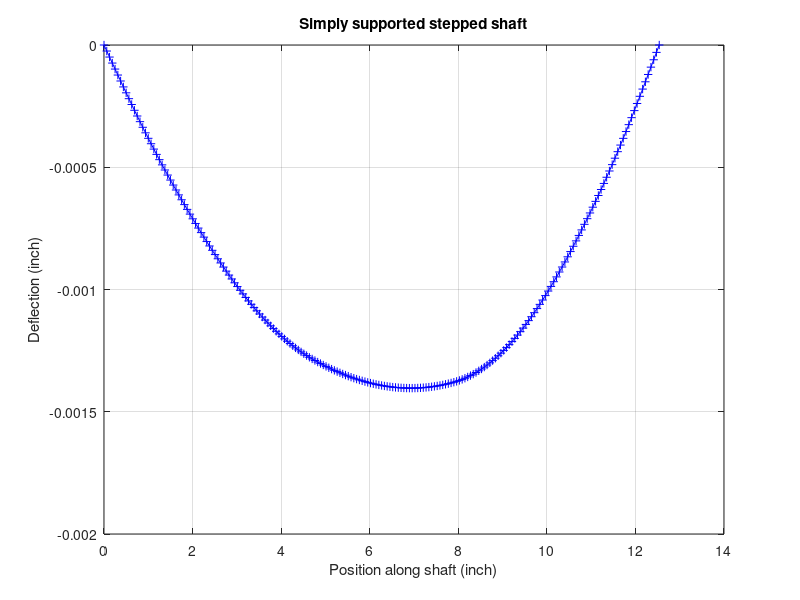
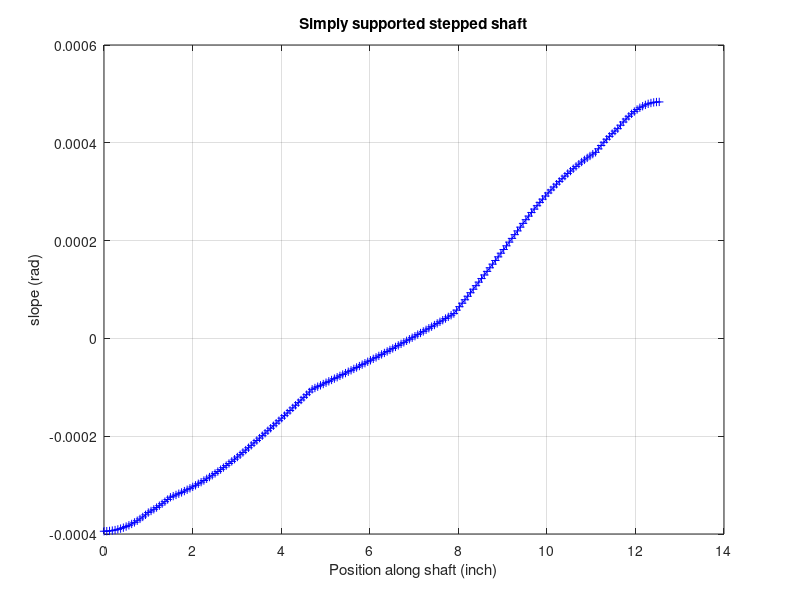

Recreate these plots in MATLAB, in order.
clear all;
%close all;
clc;

% All units in terms of lbf and inch (including psi)


%%%%%%%%%%%%%%%%%%%%%%%%%%%%%%%%%%%%%%%%%%%%%%%%%%%%%%%%%%
%
%                                             FEM Inputs
%
%%%%%%%%%%%%%%%%%%%%%%%%%%%%%%%%%%%%%%%%%%%%%%%%%%%%%%%%%%%
% Shaft geometry
sec_num=7; % total section number
d_sec=[2.25 2.5 3 3.6 3 2.5 2.25]; % diameter of each section
L_sec=[1 0.5 3.2 3.2 3.2 0.5 1]; % length of each section


% load information
%F=[967.32 -2708.53]; % tangential
F=[-352.078 -985.82]; % radial
x_F=[3.2 9.4]; % load positions

% bearing location
x_b=[0 13.9]; % bearing positions

% Element number
nElements = 200;

%%%%%%%%%%%%%%%%%%%%%%%%%%%%%%%%%%%%%%%%%%%%%%%%%%%%%%%%%%%%
%%%%%%%%%%%%%%%%%%%%%%%%%%%%%%%%%%%%%%%%%%%%%%%%%%%%%%%%%%%%

% generate mesh
x_sec=zeros(1,sec_num+1);
for i=2:sec_num+1
    x_sec(i)=x_sec(i-1)+L_sec(i-1);
end
x_part=sort([x_sec x_F x_b]); % position of all partitions 

L_shaft=sum(L_sec); % total length of shaft
nEle_part=zeros(1,length(x_part)-1);
L=[];
d=[];
for i=1:length(x_part)-2
    nEle_part(i)=round(nElements*(x_part(i+1)-x_part(i))/L_shaft); % element number in each partition
    Le=(x_part(i+1)-x_part(i))/nEle_part(i);
    L=[L Le*ones(1,nEle_part(i))]; % element length vector
    for j=1:sec_num 
        if (x_sec(j)<=x_part(i))&&(x_part(i)<x_sec(j+1)) % identify the section of elements
            d=[d d_sec(j)*ones(1,nEle_part(i))]; % eleement diameter vector
            break;
        end
    end
end
nEle_part(end)=nElements-sum(nEle_part(1:end-1));
Le=(x_part(end)-x_part(end-1))/nEle_part(end);
L=[L Le*ones(1,nEle_part(end))];
d=[d d_sec(end)*ones(1,nEle_part(end))];

F1node=0;
for j=1:find(x_part==x_F(1))-1
    F1node=nEle_part(j)+F1node;
end
F1node=F1node+1;

F2node=0;
for j=1:find(x_part==x_F(2))-1
    F2node=nEle_part(j)+F2node;
end
F2node=F2node+1;

pinnode=0;
for j=1:find(x_part==x_b(1))-1
    pinnode=nEle_part(j)+pinnode;
end
pinnode=pinnode+1;

rollernode=0;
for j=1:find(x_part==x_b(2))-1
    rollernode=nEle_part(j)+rollernode;
end
rollernode=rollernode+1;

F1=F(1);
F2=F(2);

% material properties
YM=5300000; % Young's modulus unit: psi

%%%%%%%%%%%%%%%%%%%%%%%%%%%%%%%%%%%%%%%%%%%%%%%%%%%%%%%%%%%%
%%%%%%%%%%%%%%%%%%%%%%%%%%%%%%%%%%%%%%%%%%%%%%%%%%%%%%%%%%%%


A = pi*d.^2/4; % vector of element cross-sectional area
I = pi*d.^4./64; % vector of element moment of inertia
nNodes = nElements + 1; % number of nodes
nDof = 3*nNodes; % degrees of freedom


E = YM*ones(1,nElements); % vector of element modulus of elasticity
% Step 1: Construct element stiffness matrix
k = zeros(6,6,nElements);
for n = 1:nElements
k11 = A(n)*E(n)/L(n); k22 = 12*E(n)*I(n)/L(n)^3;
k23 = 6*E(n)*I(n)/L(n)^2; k33 = 4*E(n)*I(n)/L(n);
k36 = 2*E(n)*I(n)/L(n);
k(:,:,n) = [ ...
k11 0 0 -k11 0 0;
0 k22 k23 0 -k22 k23;
0 k23 k33 0 -k23 k36;
-k11 0 0 k11 0 0;
0 -k22 -k23 0 k22 -k23;
0 k23 k36 0 -k23 k33];
end


% Step 2: Combine element stiffness matrices to form global stiffness
% matrix
shift = 0;
Ke = zeros(nDof,nDof,nElements);
for n = 1:nElements
    for i = 1:6
        for j = 1:6
            Ke(i+shift,j+shift,n) = k(i,j,n);
        end
    end
    shift = shift + 3;
end
K = sum(Ke,3);

F = zeros(nDof,1);
F(3*(F1node-1)+2) = F1;
F(3*(F2node-1)+2) = F2;

% Step 3: Reduce global stiffness and force matrices with constraints --
% remove columns from right to left, and rows from bottom to top.
Kr = K; Fr = F;
Kr(:,3*(rollernode-1)+2) = []; Kr(3*(rollernode-1)+2,:) = [];
Kr(:,3*(pinnode-1)+2) = []; Kr(3*(pinnode-1)+2,:) = [];
Kr(:,3*(pinnode-1)+1) = []; Kr(3*(pinnode-1)+1,:) = [];
Fr(3*(rollernode-1)+2) = [];
Fr(3*(pinnode-1)+2) = [];
Fr(3*(pinnode-1)+1) = [];

% Step 4: Solve for unknown displacements
Ur = Kr\Fr;

% Step 5: Solve for forces -- first augment Ur with constrained
% displacements
U = [ Ur(1:3*(pinnode-1)); 0 ; 0; ...
Ur(3*(pinnode-1)+1:3*(rollernode-1)-1); ...
0; Ur(3*(rollernode-1):end) ];
F = K*U;
x=zeros(1,nNodes);
for i=2:nNodes
    x(i)=x(i-1)+L(i-1);
end
Uy = U(2:3:end);
slope=U(3:3:end);

figure (3)
plot(x,Uy,'b+-'); grid on; title('Simply supported stepped shaft');
xlabel('Position along shaft (inch)'); ylabel('Deflection (inch)');

figure (4)
plot(x,slope,'b+-'); grid on; title('Simply supported stepped shaft');
xlabel('Position along shaft (inch)'); ylabel('slope (rad)');

fprintf ('==============  FEM Output =================\n')
fprintf ('- slope at first bearing: %s rad\n', num2str(slope(pinnode)))
fprintf ('- slope at second bearing: %s rad\n', num2str(slope(rollernode)))
fprintf ('- slope at first gear: %s rad\n', num2str(slope(F1node)))
fprintf ('- slope at second gear: %s rad\n', num2str(slope(F2node)))
fprintf ('- displacement at first gear: %s in\n', num2str(Uy(F1node)))
fprintf ('- displacement at second gear: %s in\n', num2str(Uy(F2node)))
fprintf ('===========================================\n')

